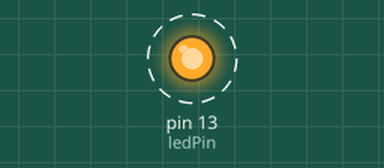
This sketch was run on a simulated Arduino Uno, built with avr-gcc and run on an emulated ATmega328P. On the bench: output pins drawn as LEDs (lit = HIGH). Dashed ring = blinking. What the sketch prints to the serial monitor is not drawn.

Above: at 0.2 s.
Timing chart, 0 to 3.0 s (numbered marks = the images above):
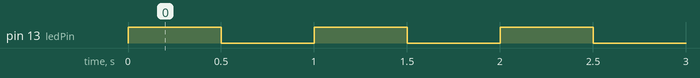

The sketch:

hello.ino
```cpp
int ledPin = 13;                    // the Arduino on-board LED

void setup() {
  Serial.begin(9600, SERIAL_8N1);   // set up 8-bit with no parity and 1 stop bit
  pinMode(ledPin, OUTPUT);          // the ledPin is an output
  Serial.write("Hello from the Arduino");
}

// this function loops as quickly as possible, forever
void loop() {
  digitalWrite(ledPin, HIGH);       // set the LED pin high
  delay(500);                       // high and low every second (flash at 1Hz)
  digitalWrite(ledPin, LOW);        // set the LED pin low
  delay(500);
}
```

Measured:
- by itself, pin 13 (ledPin): alternates HIGH for 0.50 s and LOW for 0.50 s
